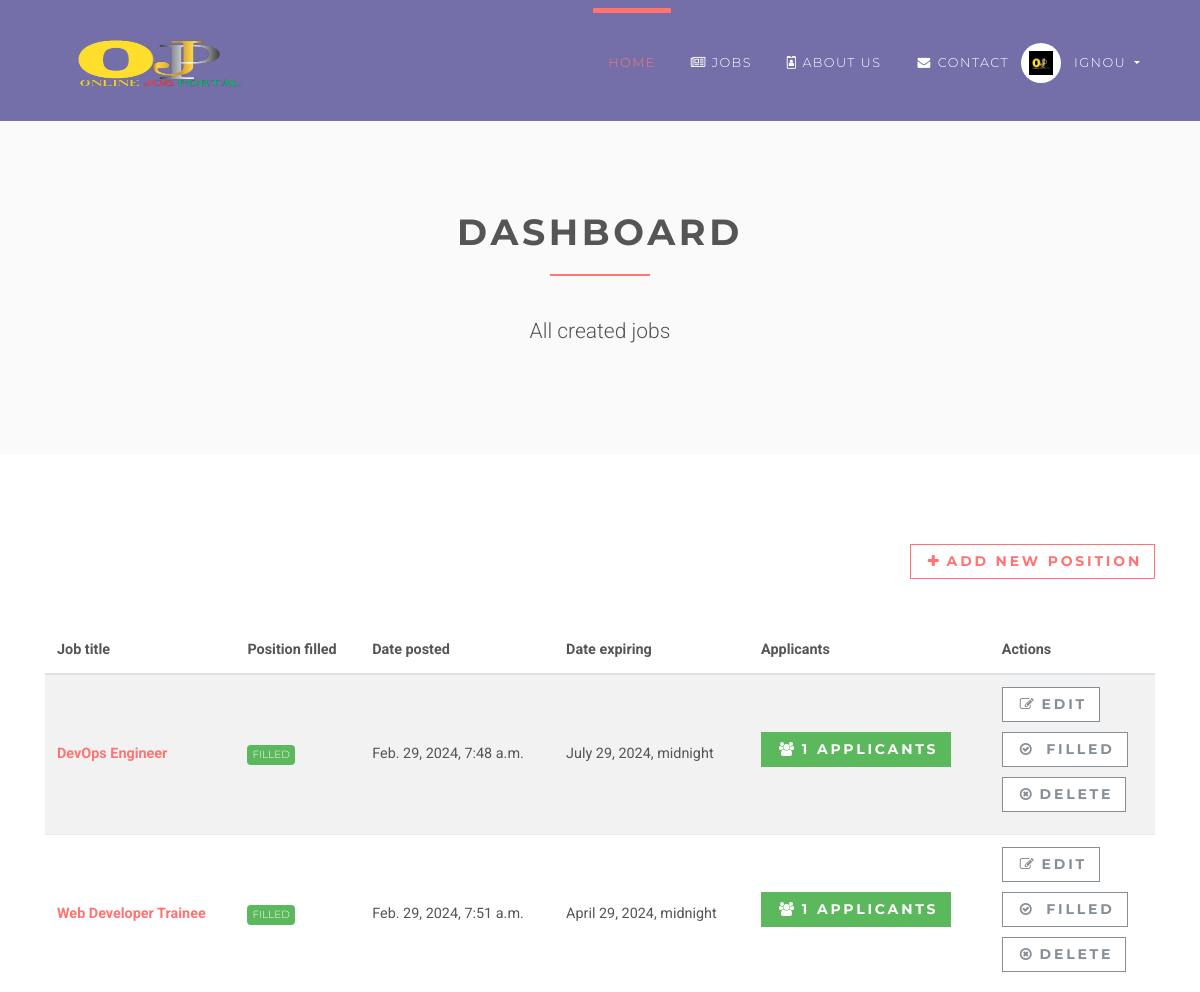
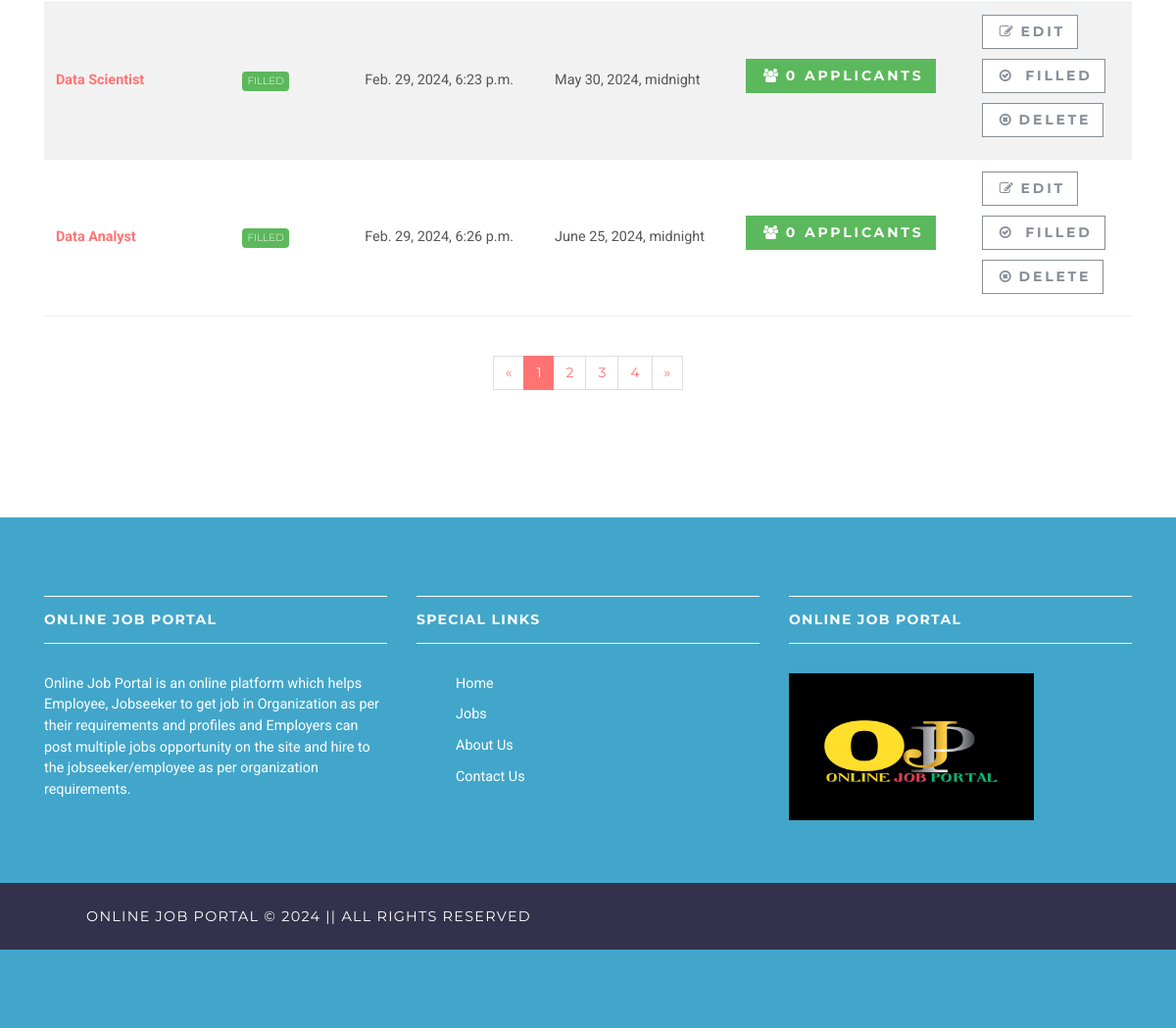
The page /employer/dashboard (signed in) on the database its author committed (2 pictures, top to bottom).
### accounts/models.py (models this page shows, shortened)
class User(AbstractUser):
    username = None
    role = models.CharField(max_length=12, error_messages={
        'required': "Role must be provided"
    })
    gender = models.CharField(max_length=10, blank=True, null=True, default="")
    email = models.EmailField(unique=True, blank=False,
                              error_messages={
                                  'unique': "A user with that email already exists.",
                              })
    USERNAME_FIELD = "email"
    REQUIRED_FIELDS = []
    objects = UserManager()

### jobsapp/models.py (models this page shows, shortened)
class Job(models.Model):
    user = models.ForeignKey(User, on_delete=models.CASCADE)
    title = models.CharField(max_length=300)
    description = models.TextField()
    location = models.CharField(max_length=150)
    type = models.CharField(choices=JOB_TYPE, max_length=10)
    category = models.CharField(max_length=100)
    last_date = models.DateTimeField()
    company_name = models.CharField(max_length=100)
    company_description = models.CharField(max_length=300)
    website = models.CharField(max_length=100, default="")
    created_at = models.DateTimeField(default=timezone.now)
    filled = models.BooleanField(default=False)

### jobsapp/views/employer.py (the view)
# urls.py: path('', DashboardView.as_view(), name='employer-dashboard'),
class DashboardView(ListView):
    model = Job
    template_name = 'jobs/employer/dashboard.html'
    context_object_name = 'jobs'
    @method_decorator(login_required(login_url=reverse_lazy('accounts:login')))
    @method_decorator(user_is_employer)
    def dispatch(self, request, *args, **kwargs):
        return super().dispatch(self.request, *args, **kwargs)
    def get_queryset(self):
        return self.model.objects.filter(user_id=self.request.user.id)

### templates/jobs/employer/dashboard.html (shortened to what this page needs)
{% extends 'base.html' %}
{% load static %}
{% block content %}
    <section class="bg-light-gray">
        <div class="container">
            <div class="row">
                <div class="col-lg-8 mx-auto">
                    <h1 class="heading">dashboard</h1>
                    <p class="lead text-center">All created jobs</p>
                </div>
            </div>
        </div>
    </section>
    <section>
        <div class="container">
            <div class="row">
                <div class="col-lg-12 text-right mb-5"><a href="{% url 'jobs:employer-jobs-create' %}"
                                                          class="btn btn-outline-white-primary">
                    <i class="fa fa-plus"></i>Add new position</a></div>
                <div class="col-lg-12">
                    <div class="table-responsive">
                        <table class="table table-striped table-hover table-client-dashboard">
                            <thead>
                            <tr>
                                <th>Job title</th>
                                <th>Position filled</th>
                                <th>Date posted</th>
                                <th>Date expiring</th>
                                <th>Applicants</th>
                                <th>Actions</th>
                            </tr>
                            </thead>
                            <tbody>
                            {% for job in jobs %}
                                <tr>
                                    <th><a href="{% url 'jobs:jobs-detail' job.id %}">{{ job.title }}</a>
                                    </th>
                                    <td>
                                        {% if job.filled %}
                                            <span class="badge badge-success">Filled</span>
                                        {% else %}
                                            <span class="badge badge-secondary">Not Filled</span>
                                        {% endif %}
                                    </td>
                                    <td>{{ job.created_at }}</td>
                                    <td>{{ job.last_date }}</td>
                                    <td>
                                        <a href="{% url 'jobs:employer-dashboard-applicants' job.id %}"
                                           class="btn btn-success">
                                            <i class="fa fa-users"></i>{{ job.applicants.count }}
                                            <span class="hidden-xs hidden-sm">Applicants</span>
                                        </a>
                                    </td>
                                    <td>
                                        <a href="#" class="btn btn-outline-white-secondary">
                                            <i class="fa fa-edit"></i>Edit
                                        </a>
                                        <br>
                                        {% if job.filled %}
                                            <a href="{% url 'jobs:job-mark-filled' job.id %}"
                                               class="btn btn-outline-white-secondary">
                                                <i class="fa fa-check-circle-o"></i>
                                                <span class="hidden-xs hidden-sm">Filled</span>
                                            </a><br>
                                        {% else %}
                                            <a href="{% url 'jobs:job-mark-filled' job.id %}"
                                               class="btn btn-outline-white-secondary">
                                                <i class="fa fa-check-circle-o"></i>
                                                <span class="hidden-xs hidden-sm">Mark as </span>filled
                                            </a><br>
                                        {% endif %}
                                        <a href="#" class="btn btn-outline-white-secondary">
                                            <i class="fa fa-times-circle-o"></i>Delete
                                        </a>
                                    </td>
                                </tr>
                            {% endfor %}
                            </tbody>
                        </table>
                    </div>
                    <div class="pages">
                        <nav aria-label="Page navigation example" class="d-flex justify-content-center mt-4 mb-4">
                            <ul class="pagination">
                                <li class="page-item"><a href="#" aria-label="Previous" class="page-link"><span
                                        aria-hidden="true">«</span><span class="sr-only">Previous</span></a></li>
                                <li class="page-item active"><a href="#" class="page-link">1</a></li>
                                <li class="page-item"><a href="#" class="page-link">2</a></li>
                                <li class="page-item"><a href="#" class="page-link">3</a></li>
                                <li class="page-item"><a href="#" class="page-link">4</a></li>
                                <li class="page-item"><a href="#" aria-label="Next" class="page-link"><span
                                        aria-hidden="true">»</span><span class="sr-only">Next</span></a></li>
                            </ul>
                        </nav>
                    </div>
                </div>
            </div>
        </div>
    </section>
{% endblock %}

### templates/base.html (shortened to what this page needs)
{% load static %}
<!DOCTYPE html>
<html>
<head>
    <link rel="stylesheet" href="https://maxcdn.bootstrapcdn.com/font-awesome/4.5.0/css/font-awesome.min.css" >
    <link rel="stylesheet" href="https://cdnjs.cloudflare.com/ajax/libs/font-awesome/4.7.0/css/font-awesome.min.css">
    <link rel="stylesheet"
          href="{% static 'vendor/bootstrap/css/bootstrap.min.css' %}">
    <link rel="stylesheet"
          href="{% static 'vendor/font-awesome/css/font-awesome.min.css' %}">
    <link rel="stylesheet"
          href="{% static 'vendor/owl.carousel/assets/owl.carousel.css' %}">
    <link rel="stylesheet"
          href="{% static 'vendor/owl.carousel/assets/owl.theme.default.css' %}">
    <link rel="stylesheet" href="{% static 'css/style.default.css' %}"
          id="theme-stylesheet">
    <link rel="stylesheet" href="{% static 'css/custom.css' %}">
</head>
<body>
<header class="header">
    <nav class="navbar navbar-expand-lg bg-blue">
        <div class="container">
            <a href="/" class="navbar-brand">
                <img src="{% static 'img/22.png' %}" alt="logo" class="d-none d-lg-block" height="110" width="230">
            </a>
            <div id="navbarSupportedContent" class="collapse navbar-collapse">
                <ul class="navbar-nav ml-auto">
                    <li class="nav-item active">
                        <a href="/" class="nav-link">Home <span class="sr-only">(current)</span></a>
                    </li>
                     <li class="nav-item ">
                        <a href="jobs" class="nav-link"><i class="fa fa-newspaper-o"></i>Jobs </a>
                    </li>
                    <li class="nav-item">
                        <a href="about" class="nav-link"><i class="fa fa-id-badge"></i>About Us</a>
                    </li>
                    <li class="nav-item">
                        <a href="contact" class="nav-link"><i class="fa fa-fw fa-envelope"></i>Contact</a>
                    </li>
                    {% if request.user.is_authenticated and request.user.role == 'employer' %}
                        <li class="nav-item dropdown">
                            <a id="clientZone" href="#" data-toggle="dropdown"
                               aria-haspopup="true" aria-expanded="false"
                               class="nav-link dropdown-toggle has-img mb-3 mb-lg-0 mt-3 mt-lg-0">
                                <div class="client-menu-image">
                                    <div class="inner">
                                        <img src="{% static 'img/11.png' %}"
                                             alt="company image"
                                             class="img-fluid">
                                    </div>
                                </div>
                                {% if request.user.role == 'employee' %}
                                    {{ request.user.first_name }} {{ request.user.last_name }}
                                {% else %}
                                    {{ request.user.first_name }}
                                {% endif %}
                            </a>
                        </li>
                    {% endif %}
                </ul>
            </div>
        </div>
    </nav>
</header>
<div>
    {% block content %} {% endblock %}
</div>
<footer class="footer">
    <div class="footer__block">
        <div class="container">
            <div class="row">
                <div class="col-lg-4 col-md-12 mb-5">
                    <h4 class="h5"> Online Job Portal </h4>
                    <p> Online Job Portal is an online platform which helps Employee, Jobseeker to get job in Organization as per their requirements and profiles and Employers can post multiple jobs opportunity on the site and hire to the jobseeker/employee as per organization requirements.    </p>
                </div>
                <div class="col-lg-4 col-md-12 mb-5">
                    <h4 class="h5">Special Links </h4>
                    <div class="footer-row">
                        <div class="footer-col">
                          <ul class="links">
                            <li><a href="/"> Home </a></li>
                            <li><a href="jobs"> Jobs </a></li>
                            <li><a href="about"> About Us</a></li>
                            <li><a href="contact"> Contact Us </a></li>
                          </ul>
                        </div>
                </div>
            </div>
                <div class="col-lg-4 col-md-12 mb-5">
                    <h4 class="h5">Online Job Portal </h4>
                    <p><img src="{% static 'img/11.png' %}" height="150" width="250"></p>
                </div>
            </div>
        </div>
    <div class="footer__copyright">
        <div class="container">
            <div class="row">
                <div class="col-md-6 text-md-left text-center">
                    <p align="center"> Online Job Portal © 2024  || All rights reserved  </p>
                </div>
            </div>
        </div>
    </div>
</footer>
</body>
</html>

### templates/base.html (style rules this page uses)
.footer .footer-row { display: flex; flex-wrap: wrap; justify-content: space-between; gap: 3.5rem; padding: 0px; }
.footer-col .links { margin-top: 0px; }
.footer-col .links li { list-style: none; margin-bottom: 10px; }

### rows shown on the page
User: user.first_name "IGNOU"
Job: title "DevOps Engineer", filled "FILLED", created_at "Feb. 29, 2024, 7:48 a.m.", last_date "July 29, 2024, midnight", applicants.count "1"
Job: title "Web Developer Trainee", filled "FILLED", created_at "Feb. 29, 2024, 7:51 a.m.", last_date "April 29, 2024, midnight", applicants.count "1"
Job: title "Data Scientist", filled "FILLED", created_at "Feb. 29, 2024, 6:23 p.m.", last_date "May 30, 2024, midnight", applicants.count "0"
Job: title "Data Analyst", filled "FILLED", created_at "Feb. 29, 2024, 6:26 p.m.", last_date "June 25, 2024, midnight", applicants.count "0"
